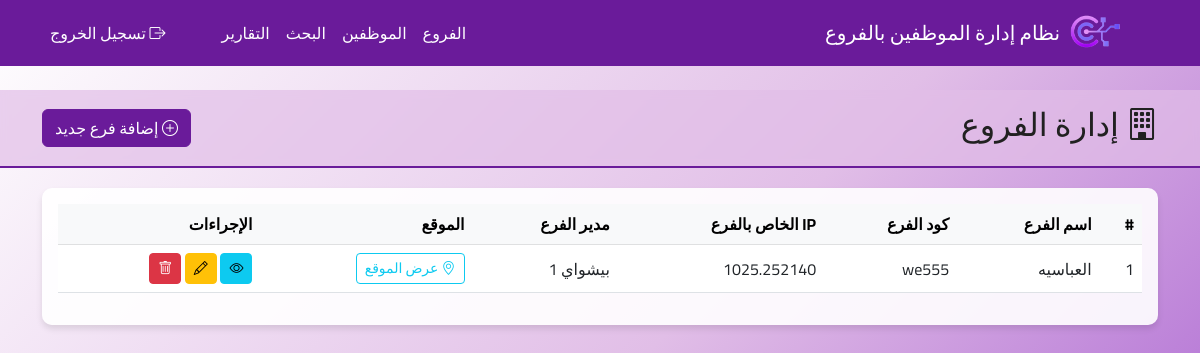
The page /branches/ on the database its author committed.
### src/models/branch.py (models this page shows, shortened)
class Branch(db.Model):
    __tablename__ = 'branches'
    id = db.Column(db.Integer, primary_key=True)
    name = db.Column(db.String(255), nullable=False)
    code = db.Column(db.String(50), nullable=False, unique=True)
    phone = db.Column(db.String(50))
    ip_address = db.Column(db.String(50))
    regional_manager = db.Column(db.String(255))
    super_name = db.Column(db.String(255))
    area_name = db.Column(db.String(255))
    area_email = db.Column(db.String(255))
    branch_manager = db.Column(db.String(255))
    location_latitude = db.Column(db.Float)
    location_longitude = db.Column(db.Float)
    location_address = db.Column(db.Text)
    created_at = db.Column(db.DateTime, default=datetime.utcnow)
    updated_at = db.Column(db.DateTime, default=datetime.utcnow, onupdate=datetime.utcnow)
    employees = db.relationship('Employee', backref='branch', lazy=True)

### src/routes/branch.py (the view)
@branch_bp.route('/', methods=['GET'])
def get_branches():
    branches = Branch.query.all()
    return render_template('branches/index.html', branches=branches)

### src/templates/branches/index.html (shortened to what this page needs)
<!DOCTYPE html>
<html lang="ar" dir="rtl">
<head>
    <link href="https://cdn.jsdelivr.net/npm/bootstrap@5.3.0/dist/css/bootstrap.min.css" rel="stylesheet">
    <link rel="stylesheet" href="https://cdn.jsdelivr.net/npm/bootstrap-icons@1.11.0/font/bootstrap-icons.css">
    <link rel="stylesheet" href="/static/css/custom.css">
</head>
<body>
    <nav class="navbar navbar-expand-lg navbar-dark mb-4">
        <div class="container">
            <a class="navbar-brand d-flex align-items-center" href="/">
                <div class="logo-container me-2">
                    <img src="/static/images/logo-icon.png" alt="Data Cast Logo">
                </div>
                نظام إدارة الموظفين بالفروع
            </a>
            <div class="collapse navbar-collapse" id="navbarNav">
                <ul class="navbar-nav me-auto">
                    <li class="nav-item">
                        <a class="nav-link active" href="/branches">الفروع</a>
                    </li>
                    <li class="nav-item">
                        <a class="nav-link" href="/employees">الموظفين</a>
                    </li>
                    <li class="nav-item">
                        <a class="nav-link" href="/search">البحث</a>
                    </li>
                    <li class="nav-item">
                        <a class="nav-link" href="/reports">التقارير</a>
                    </li>
                </ul>
                <ul class="navbar-nav">
                    <li class="nav-item">
                        <a class="nav-link" href="/logout"><i class="bi bi-box-arrow-right"></i> تسجيل الخروج</a>
                    </li>
                </ul>
            </div>
        </div>
    </nav>
    <div class="branch-header">
        <div class="container">
            <div class="d-flex justify-content-between align-items-center">
                <h2><i class="bi bi-building"></i> إدارة الفروع</h2>
                <a href="/branches/create" class="btn btn-primary">
                    <i class="bi bi-plus-circle"></i> إضافة فرع جديد
                </a>
            </div>
        </div>
    </div>
    <div class="container">
        <div class="row">
            <div class="col-12">
                <div class="card">
                    <div class="card-body">
                        <div class="table-responsive">
                            <table class="table table-hover">
                                <thead class="table-light">
                                    <tr>
                                        <th>#</th>
                                        <th>اسم الفرع</th>
                                        <th>كود الفرع</th>
                                        <th>IP الخاص بالفرع</th>
                                        <th>مدير الفرع</th>
                                        <th>الموقع</th>
                                        <th>الإجراءات</th>
                                    </tr>
                                </thead>
                                <tbody id="branches-table">
                                    {% for branch in branches %}
                                    <tr>
                                        <td>{{ loop.index }}</td>
                                        <td>{{ branch.name }}</td>
                                        <td>{{ branch.code }}</td>
                                        <td>{{ branch.ip_address }}</td>
                                        <td>{{ branch.branch_manager }}</td>
                                        <td>
                                            {% if branch.location_latitude and branch.location_longitude %}
                                            <a href="https://maps.google.com/?q={{ branch.location_latitude }},{{ branch.location_longitude }}" target="_blank" class="btn btn-sm btn-outline-info">
                                                <i class="bi bi-geo-alt"></i> عرض الموقع
                                            </a>
                                            {% else %}
                                            <span class="badge bg-secondary">لا يوجد موقع</span>
                                            {% endif %}
                                        </td>
                                        <td>
                                            <a href="/branches/{{ branch.id }}" class="btn btn-sm btn-info btn-action">
                                                <i class="bi bi-eye"></i>
                                            </a>
                                            <a href="/branches/{{ branch.id }}/edit" class="btn btn-sm btn-warning btn-action">
                                                <i class="bi bi-pencil"></i>
                                            </a>
                                            <button class="btn btn-sm btn-danger btn-action" onclick="deleteBranch('{{ branch.id }}')">
                                                <i class="bi bi-trash"></i>
                                            </button>
                                        </td>
                                    </tr>
                                    {% else %}
                                    <tr>
                                        <td colspan="7" class="text-center">لا توجد فروع مسجلة</td>
                                    </tr>
                                    {% endfor %}
                                </tbody>
                            </table>
                        </div>
                    </div>
                </div>
            </div>
        </div>
    </div>
</body>
</html>

### src/static/css/custom.css (style rules this page uses)
:root { --primary-color: #6a1b9a; --primary-light: #9c4dcc; --primary-dark: #38006b; --accent-color: #e1bee7; --text-on-dark: #ffffff; --text-primary: #212121; --background-light: #ffffff; --background-secondary: #f5f5f5; --success-color: #4caf50; --warning-color: #ff9800; --danger-color: #f44336; --info-color: #2196f3; }
body { font-family: 'Cairo', sans-serif; background: linear-gradient(135deg, var(--background-light) 0%, var(--accent-color) 50%, var(--primary-light) 100%); background-attachment: fixed; color: var(--text-primary); min-height: 100vh; }
.navbar { background-color: var(--primary-color); }
.navbar-brand, .navbar-dark .navbar-nav .nav-link { color: var(--text-on-dark); }
.card { border-radius: 10px; box-shadow: 0 4px 6px rgba(0, 0, 0, 0.1); margin-bottom: 20px; transition: transform 0.3s; border: none; background-color: rgba(255, 255, 255, 0.9); }
.btn-primary { background-color: var(--primary-color); border-color: var(--primary-color); }
.table { vertical-align: middle; }
.branch-header, .employee-header, .search-header, .report-header { background-color: rgba(225, 190, 231, 0.7); border-bottom: 2px solid var(--primary-color); padding: 15px 0; margin-bottom: 20px; backdrop-filter: blur(5px); }
.logo-container { height: 40px; margin-right: 10px; }
.logo-container img { height: 100%; width: auto; }

### rows shown on the page
Branch: name "العباسيه", code "we555", ip_address "1025.252140", branch_manager "بيشواي 1"
